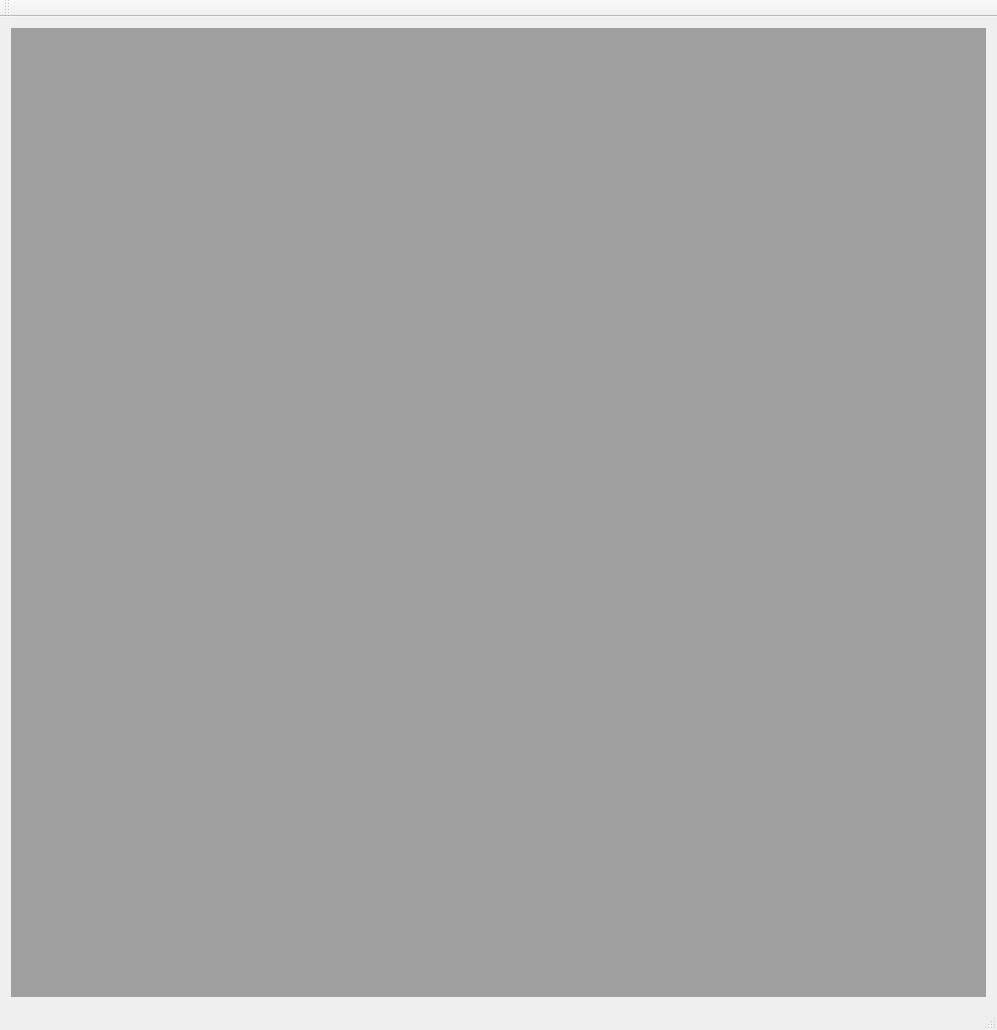
<?xml version="1.0" encoding="UTF-8"?>
<ui version="4.0">
 <class>EFIGenieEditorClass</class>
 <widget class="QMainWindow" name="EFIGenieEditorClass">
  <property name="geometry">
   <rect>
    <x>0</x>
    <y>0</y>
    <width>997</width>
    <height>1030</height>
   </rect>
  </property>
  <property name="windowTitle">
   <string>EFIGenieEditor</string>
  </property>
  <widget class="QWidget" name="centralWidget">
   <layout class="QGridLayout" name="gridLayout">
    <item row="0" column="0">
     <widget class="QMdiArea" name="mainArea">
      <property name="sizePolicy">
       <sizepolicy hsizetype="Expanding" vsizetype="Expanding">
        <horstretch>0</horstretch>
        <verstretch>0</verstretch>
       </sizepolicy>
      </property>
     </widget>
    </item>
   </layout>
  </widget>
  <widget class="QMenuBar" name="menuBar">
   <property name="geometry">
    <rect>
     <x>0</x>
     <y>0</y>
     <width>997</width>
     <height>26</height>
    </rect>
   </property>
  </widget>
  <widget class="QToolBar" name="mainToolBar">
   <attribute name="toolBarArea">
    <enum>TopToolBarArea</enum>
   </attribute>
   <attribute name="toolBarBreak">
    <bool>false</bool>
   </attribute>
  </widget>
  <widget class="QStatusBar" name="statusBar"/>
 </widget>
 <layoutdefault spacing="6" margin="11"/>
 <resources>
  <include location="EFIGenieEditor.qrc"/>
 </resources>
 <connections/>
</ui>
